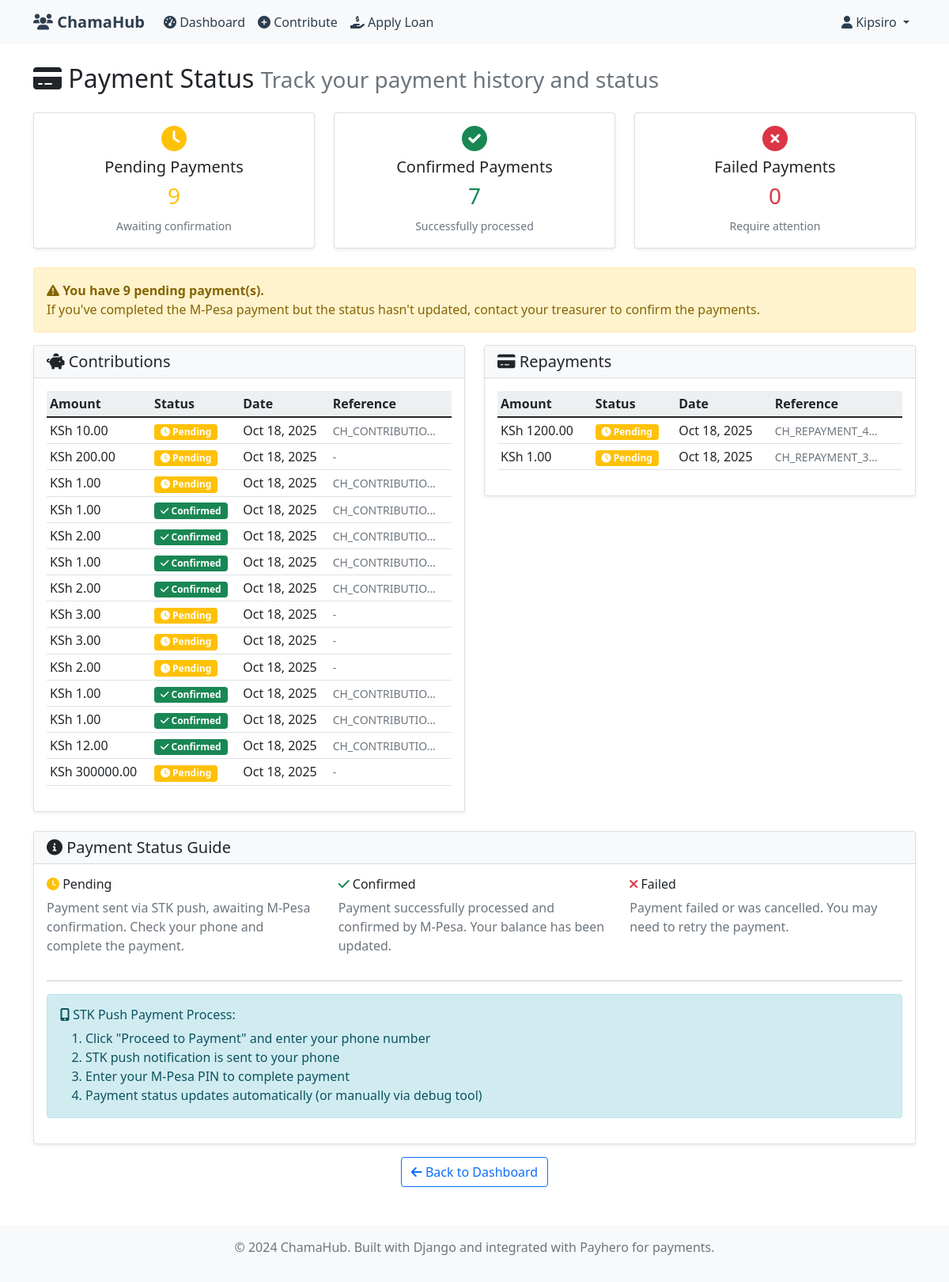
Screenshot of /payment-status/ (signed in) with the database file from the repository.
### core/models.py (models this page shows, shortened)
class Contribution(models.Model):
    STATUS_CHOICES = [
        ('pending', 'Pending'),
        ('confirmed', 'Confirmed'),
        ('failed', 'Failed'),
    ]
    member = models.ForeignKey(User, on_delete=models.CASCADE, related_name='contributions')
    amount = models.DecimalField(
        max_digits=10,
        decimal_places=2,
        validators=[MinValueValidator(Decimal('0.01'))]
    )
    date = models.DateTimeField(auto_now_add=True)
    status = models.CharField(max_length=20, choices=STATUS_CHOICES, default='pending')
    payhero_reference = models.CharField(max_length=100, blank=True, null=True)
    notes = models.TextField(blank=True, null=True)
    class Meta:
        ordering = ['-date']
        verbose_name = 'Contribution'
        verbose_name_plural = 'Contributions'

class Repayment(models.Model):
    STATUS_CHOICES = [
        ('pending', 'Pending'),
        ('confirmed', 'Confirmed'),
        ('failed', 'Failed'),
    ]
    loan = models.ForeignKey(Loan, on_delete=models.CASCADE, related_name='repayments')
    amount = models.DecimalField(
        max_digits=10,
        decimal_places=2,
        validators=[MinValueValidator(Decimal('0.01'))]
    )
    date = models.DateTimeField(auto_now_add=True)
    status = models.CharField(max_length=20, choices=STATUS_CHOICES, default='pending')
    payhero_reference = models.CharField(max_length=100, blank=True, null=True)
    notes = models.TextField(blank=True, null=True)
    class Meta:
        ordering = ['-date']
        verbose_name = 'Repayment'
        verbose_name_plural = 'Repayments'

### core/views.py (the view)
# urls.py: path('payment-status/', views.payment_status, name='payment_status'),
@login_required
def payment_status(request):
    user = request.user
    contributions = user.contributions.all().order_by('-date')
    repayments = Repayment.objects.filter(loan__member=user).order_by('-date')
    pending_contributions = contributions.filter(status='pending')
    confirmed_contributions = contributions.filter(status='confirmed')
    failed_contributions = contributions.filter(status='failed')
    pending_repayments = repayments.filter(status='pending')
    confirmed_repayments = repayments.filter(status='confirmed')
    failed_repayments = repayments.filter(status='failed')
    context = {
        'contributions': contributions,
        'repayments': repayments,
        'pending_contributions': pending_contributions,
        'confirmed_contributions': confirmed_contributions,
        'failed_contributions': failed_contributions,
        'pending_repayments': pending_repayments,
        'confirmed_repayments': confirmed_repayments,
        'failed_repayments': failed_repayments,
        'total_pending': pending_contributions.count() + pending_repayments.count(),
    }
    return render(request, 'core/payment_status.html', context)

### templates/core/payment_status.html (shortened to what this page needs)
{% extends 'core/base.html' %}
{% block content %}
<div class="row">
    <div class="col-12">
        <h2 class="mb-4">
            <i class="fas fa-credit-card"></i> Payment Status
            <small class="text-muted">Track your payment history and status</small>
        </h2>
    </div>
</div>
<div class="row mb-4">
    <div class="col-md-4">
        <div class="card text-center">
            <div class="card-body">
                <i class="fas fa-clock fa-2x text-warning mb-2"></i>
                <h5 class="card-title">Pending Payments</h5>
                <h3 class="text-warning">{{ total_pending }}</h3>
                <small class="text-muted">Awaiting confirmation</small>
            </div>
        </div>
    </div>
    <div class="col-md-4">
        <div class="card text-center">
            <div class="card-body">
                <i class="fas fa-check-circle fa-2x text-success mb-2"></i>
                <h5 class="card-title">Confirmed Payments</h5>
                <h3 class="text-success">{{ confirmed_contributions.count|add:confirmed_repayments.count }}</h3>
                <small class="text-muted">Successfully processed</small>
            </div>
        </div>
    </div>
    <div class="col-md-4">
        <div class="card text-center">
            <div class="card-body">
                <i class="fas fa-times-circle fa-2x text-danger mb-2"></i>
                <h5 class="card-title">Failed Payments</h5>
                <h3 class="text-danger">{{ failed_contributions.count|add:failed_repayments.count }}</h3>
                <small class="text-muted">Require attention</small>
            </div>
        </div>
    </div>
</div>
{% if total_pending > 0 %}
<div class="alert alert-warning">
    <i class="fas fa-exclamation-triangle"></i>
    <strong>You have {{ total_pending }} pending payment(s).</strong>
    <p class="mb-0">
        If you've completed the M-Pesa payment but the status hasn't updated,
        {% if user.is_superuser %}
        <a href="{% url 'confirm_payments' %}" class="btn btn-sm btn-warning">Confirm Pending Payments</a>
        {% else %}
        contact your treasurer to confirm the payments.
        {% endif %}
    </p>
</div>
{% endif %}
<div class="row">
    <div class="col-md-6">
        <div class="card">
            <div class="card-header">
                <h5 class="mb-0">
                    <i class="fas fa-piggy-bank"></i> Contributions
                </h5>
            </div>
            <div class="card-body">
                {% if contributions %}
                    <div class="table-responsive">
                        <table class="table table-sm">
                            <thead>
                                <tr>
                                    <th>Amount</th>
                                    <th>Status</th>
                                    <th>Date</th>
                                    <th>Reference</th>
                                </tr>
                            </thead>
                            <tbody>
                                {% for contribution in contributions %}
                                <tr>
                                    <td>KSh {{ contribution.amount|floatformat:2 }}</td>
                                    <td>
                                        <span class="badge bg-{% if contribution.status == 'confirmed' %}success{% elif contribution.status == 'pending' %}warning{% else %}danger{% endif %}">
                                            {% if contribution.status == 'confirmed' %}
                                                <i class="fas fa-check"></i> Confirmed
                                            {% elif contribution.status == 'pending' %}
                                                <i class="fas fa-clock"></i> Pending
                                            {% else %}
                                                <i class="fas fa-times"></i> Failed
                                            {% endif %}
                                        </span>
                                    </td>
                                    <td>{{ contribution.date|date:"M d, Y" }}</td>
                                    <td>
                                        {% if contribution.payhero_reference %}
                                            <small class="text-muted">{{ contribution.payhero_reference|truncatechars:15 }}</small>
                                        {% else %}
                                            <small class="text-muted">-</small>
                                        {% endif %}
                                    </td>
                                </tr>
                                {% endfor %}
                            </tbody>
                        </table>
                    </div>
                {% else %}
                    <p class="text-muted">No contributions yet.</p>
                {% endif %}
            </div>
        </div>
    </div>
    <div class="col-md-6">
        <div class="card">
            <div class="card-header">
                <h5 class="mb-0">
                    <i class="fas fa-credit-card"></i> Repayments
                </h5>
            </div>
            <div class="card-body">
                {% if repayments %}
                    <div class="table-responsive">
                        <table class="table table-sm">
                            <thead>
                                <tr>
                                    <th>Amount</th>
                                    <th>Status</th>
                                    <th>Date</th>
                                    <th>Reference</th>
                                </tr>
                            </thead>
                            <tbody>
                                {% for repayment in repayments %}
                                <tr>
                                    <td>KSh {{ repayment.amount|floatformat:2 }}</td>
                                    <td>
                                        <span class="badge bg-{% if repayment.status == 'confirmed' %}success{% elif repayment.status == 'pending' %}warning{% else %}danger{% endif %}">
                                            {% if repayment.status == 'confirmed' %}
                                                <i class="fas fa-check"></i> Confirmed
                                            {% elif repayment.status == 'pending' %}
                                                <i class="fas fa-clock"></i> Pending
                                            {% else %}
                                                <i class="fas fa-times"></i> Failed
                                            {% endif %}
                                        </span>
                                    </td>
                                    <td>{{ repayment.date|date:"M d, Y" }}</td>
                                    <td>
                                        {% if repayment.payhero_reference %}
                                            <small class="text-muted">{{ repayment.payhero_reference|truncatechars:15 }}</small>
                                        {% else %}
                                            <small class="text-muted">-</small>
                                        {% endif %}
                                    </td>
                                </tr>
                                {% endfor %}
                            </tbody>
                        </table>
                    </div>
                {% else %}
                    <p class="text-muted">No repayments yet.</p>
                {% endif %}
            </div>
        </div>
    </div>
</div>
<div class="row mt-4">
    <div class="col-12">
        <div class="card">
            <div class="card-header">
                <h5 class="mb-0">
                    <i class="fas fa-info-circle"></i> Payment Status Guide
                </h5>
            </div>
            <div class="card-body">
                <div class="row">
                    <div class="col-md-4">
                        <h6><i class="fas fa-clock text-warning"></i> Pending</h6>
                        <p class="text-muted">Payment sent via STK push, awaiting M-Pesa confirmation. Check your phone and complete the payment.</p>
                    </div>
                    <div class="col-md-4">
                        <h6><i class="fas fa-check text-success"></i> Confirmed</h6>
                        <p class="text-muted">Payment successfully processed and confirmed by M-Pesa. Your balance has been updated.</p>
                    </div>
                    <div class="col-md-4">
                        <h6><i class="fas fa-times text-danger"></i> Failed</h6>
                        <p class="text-muted">Payment failed or was cancelled. You may need to retry the payment.</p>
                    </div>
                </div>
                <hr>
                <div class="alert alert-info">
                    <h6><i class="fas fa-mobile-alt"></i> STK Push Payment Process:</h6>
                    <ol class="mb-0">
                        <li>Click "Proceed to Payment" and enter your phone number</li>
                        <li>STK push notification is sent to your phone</li>
                        <li>Enter your M-Pesa PIN to complete payment</li>
                        <li>Payment status updates automatically (or manually via debug tool)</li>
                    </ol>
                </div>
            </div>
        </div>
    </div>
</div>
<div class="row mt-3">
    <div class="col-12 text-center">
        <a href="{% url 'dashboard' %}" class="btn btn-outline-primary">
            <i class="fas fa-arrow-left"></i> Back to Dashboard
        </a>
    </div>
</div>
{% endblock %}

### templates/core/base.html (shortened to what this page needs)
{% load static %}
<!DOCTYPE html>
<html lang="en">
<head>
    <link href="https://cdn.jsdelivr.net/npm/bootstrap@5.1.3/dist/css/bootstrap.min.css" rel="stylesheet">
    <link href="https://cdnjs.cloudflare.com/ajax/libs/font-awesome/6.0.0/css/all.min.css" rel="stylesheet">
    <link href="{% static 'css/chamahub.css' %}" rel="stylesheet">
</head>
<body>
    <nav class="navbar navbar-expand-lg navbar-light bg-light">
        <div class="container">
            <a class="navbar-brand" href="{% url 'home' %}">
                <i class="fas fa-users"></i> ChamaHub
            </a>
            <div class="collapse navbar-collapse" id="navbarNav">
                <ul class="navbar-nav me-auto">
                    {% if user.is_authenticated %}
                        <li class="nav-item">
                            <a class="nav-link" href="{% url 'dashboard' %}">
                                <i class="fas fa-tachometer-alt"></i> Dashboard
                            </a>
                        </li>
                        <li class="nav-item">
                            <a class="nav-link" href="{% url 'make_contribution' %}">
                                <i class="fas fa-plus-circle"></i> Contribute
                            </a>
                        </li>
                        <li class="nav-item">
                            <a class="nav-link" href="{% url 'apply_loan' %}">
                                <i class="fas fa-hand-holding-usd"></i> Apply Loan
                            </a>
                        </li>
                    {% endif %}
                </ul>
                <ul class="navbar-nav">
                    {% if user.is_authenticated %}
                        <li class="nav-item dropdown">
                            <a class="nav-link dropdown-toggle" href="#" id="navbarDropdown" role="button" data-bs-toggle="dropdown">
                                <i class="fas fa-user"></i> {{ user.username }}
                            </a>
                        </li>
                    {% endif %}
                </ul>
            </div>
        </div>
    </nav>
    <main class="container mt-4">
        {% block content %}{% endblock %}
    </main>
    <footer class="bg-light text-center text-muted py-3 mt-5">
        <div class="container">
            <p>&copy; 2024 ChamaHub. Built with Django and integrated with Payhero for payments.</p>
        </div>
    </footer>
</body>
</html>

### static/css/chamahub.css (style rules this page uses)
:root { --primary-color: #2c3e50; --secondary-color: #34495e; --success-color: #27ae60; --warning-color: #f39c12; --danger-color: #e74c3c; --info-color: #3498db; --light-color: #ecf0f1; --dark-color: #2c3e50; }
.card { border: none; box-shadow: 0 0.125rem 0.25rem rgba(0, 0, 0, 0.075); transition: box-shadow 0.15s ease-in-out; }
.card-header { background-color: var(--light-color); border-bottom: 1px solid rgba(0, 0, 0, 0.125); font-weight: 600; }
.navbar-brand { font-weight: bold; color: var(--primary-color) !important; }
.navbar-light .navbar-nav .nav-link { color: var(--dark-color); }
.alert-info { background-color: #d1ecf1; border-color: #bee5eb; color: #0c5460; }
.alert-warning { background-color: #fff3cd; border-color: #ffeaa7; color: #856404; }
.table th { background-color: var(--light-color); border-top: none; font-weight: 600; }
.fa-2x { font-size: 2em; }
.card { animation: fadeIn 0.5s ease-in-out; }

### templates/core/base.html (style rules this page uses)
.navbar-brand { font-weight: bold; color: #2c3e50 !important; }
.card { box-shadow: 0 0.125rem 0.25rem rgba(0, 0, 0, 0.075); border: 1px solid rgba(0, 0, 0, 0.125); }
.card-header { background-color: #f8f9fa; border-bottom: 1px solid rgba(0, 0, 0, 0.125); }

### rows the page displays
Contribution: amount "10.00", status "pending" (drawn), date "Oct 18, 2025", payhero_reference "CH_CONTRIBUTIO…"
Contribution: amount "200.00", status "pending" (drawn), date "Oct 18, 2025"
Contribution: amount "1.00", status "pending" (drawn), date "Oct 18, 2025", payhero_reference "CH_CONTRIBUTIO…"
Contribution: amount "1.00", status "confirmed" (drawn), date "Oct 18, 2025", payhero_reference "CH_CONTRIBUTIO…"
Contribution: amount "2.00", status "confirmed" (drawn), date "Oct 18, 2025", payhero_reference "CH_CONTRIBUTIO…"
Contribution: amount "1.00", status "confirmed" (drawn), date "Oct 18, 2025", payhero_reference "CH_CONTRIBUTIO…"
Contribution: amount "2.00", status "confirmed" (drawn), date "Oct 18, 2025", payhero_reference "CH_CONTRIBUTIO…"
Contribution: amount "3.00", status "pending" (drawn), date "Oct 18, 2025"
Contribution: amount "3.00", status "pending" (drawn), date "Oct 18, 2025"
Contribution: amount "2.00", status "pending" (drawn), date "Oct 18, 2025"
Contribution: amount "1.00", status "confirmed" (drawn), date "Oct 18, 2025", payhero_reference "CH_CONTRIBUTIO…"
Contribution: amount "1.00", status "confirmed" (drawn), date "Oct 18, 2025", payhero_reference "CH_CONTRIBUTIO…"
Contribution: amount "12.00", status "confirmed" (drawn), date "Oct 18, 2025", payhero_reference "CH_CONTRIBUTIO…"
Contribution: amount "300000.00", status "pending" (drawn), date "Oct 18, 2025"
Repayment: amount "1200.00", status "pending" (drawn), date "Oct 18, 2025", payhero_reference "CH_REPAYMENT_4…"
Repayment: amount "1.00", status "pending" (drawn), date "Oct 18, 2025", payhero_reference "CH_REPAYMENT_3…"

### other values shown
{{ user.username }} "Kipsiro"
{{ total_pending }} "9"
{{ confirmed_contributions.count|add:confirmed_repayments.count }} "7"
{{ failed_contributions.count|add:failed_repayments.count }} "0"
